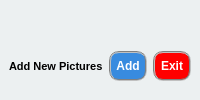
               <widget class="QWidget" name="widget_19" native="true">
                <property name="styleSheet">
                 <string notr="true">background-color: rgb(236, 240, 241);</string>
                </property>
                <layout class="QVBoxLayout" name="verticalLayout_7" stretch="3,1">
                 <property name="leftMargin">
                  <number>0</number>
                 </property>
                 <property name="topMargin">
                  <number>10</number>
                 </property>
                 <property name="rightMargin">
                  <number>0</number>
                 </property>
                 <property name="bottomMargin">
                  <number>10</number>
                 </property>
                 <item>
                  <widget class="QLabel" name="show_cutimg_lab">
                   <property name="font">
                    <font>
                     <weight>75</weight>
                     <bold>true</bold>
                    </font>
                   </property>
                   <property name="styleSheet">
                    <string notr="true"/>
                   </property>
                   <property name="text">
                    <string/>
                   </property>
                   <property name="alignment">
                    <set>Qt::AlignCenter</set>
                   </property>
                   <property name="margin">
                    <number>0</number>
                   </property>
                   <property name="indent">
                    <number>1</number>
                   </property>
                  </widget>
                 </item>
                 <item>
                  <widget class="QWidget" name="widget_20" native="true">
                   <layout class="QHBoxLayout" name="horizontalLayout_15">
                    <item>
                     <widget class="QLabel" name="func_lab_11">
                      <property name="font">
                       <font>
                        <family>Arial</family>
                        <pointsize>8</pointsize>
                        <weight>75</weight>
                        <bold>true</bold>
                       </font>
                      </property>
                      <property name="text">
                       <string>Add New Pictures</string>
                      </property>
                     </widget>
                    </item>
                    <item>
                     <widget class="QPushButton" name="add_img_btn">
                      <property name="minimumSize">
                       <size>
                        <width>0</width>
                        <height>30</height>
                       </size>
                      </property>
                      <property name="font">
                       <font>
                        <weight>75</weight>
                        <bold>true</bold>
                       </font>
                      </property>
                      <property name="cursor">
                       <cursorShape>PointingHandCursor</cursorShape>
                      </property>
                      <property name="styleSheet">
                       <string notr="true">background-color: rgb(56, 139, 223);
color: rgb(255, 255, 255);
border-radius: 10px;
border: 2px groove gray;</string>
                      </property>
                      <property name="text">
                       <string>Add</string>
                      </property>
                     </widget>
                    </item>
                    <item>
                     <widget class="QPushButton" name="exit_add_btn">
                      <property name="minimumSize">
                       <size>
                        <width>0</width>
                        <height>30</height>
                       </size>
                      </property>
                      <property name="font">
                       <font>
                        <weight>75</weight>
                        <bold>true</bold>
                       </font>
                      </property>
                      <property name="cursor">
                       <cursorShape>PointingHandCursor</cursorShape>
                      </property>
                      <property name="styleSheet">
                       <string notr="true">background-color: rgb(255, 0, 0);
color: rgb(255, 255, 255);
border-radius: 10px;
border: 2px groove gray;</string>
                      </property>
                      <property name="text">
                       <string>Exit</string>
                      </property>
                     </widget>
                    </item>
                   </layout>
                  </widget>
                 </item>
                </layout>
               </widget>
